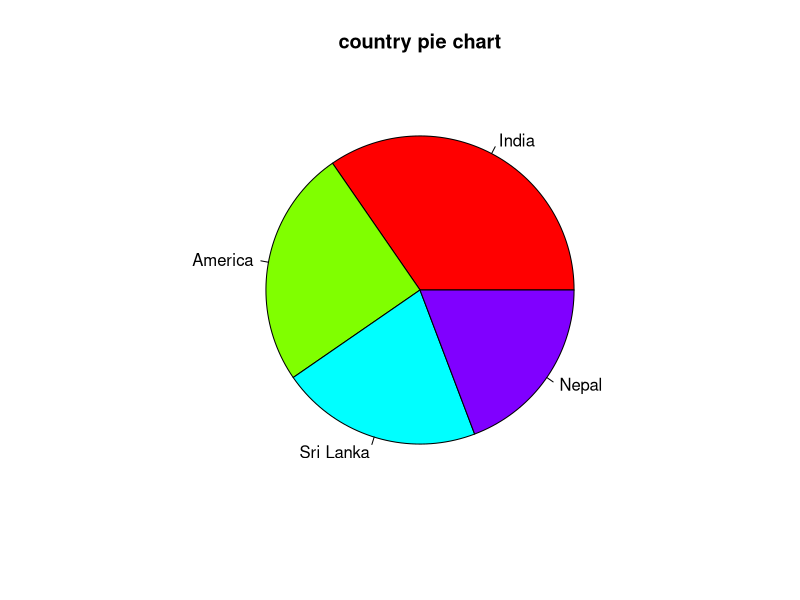
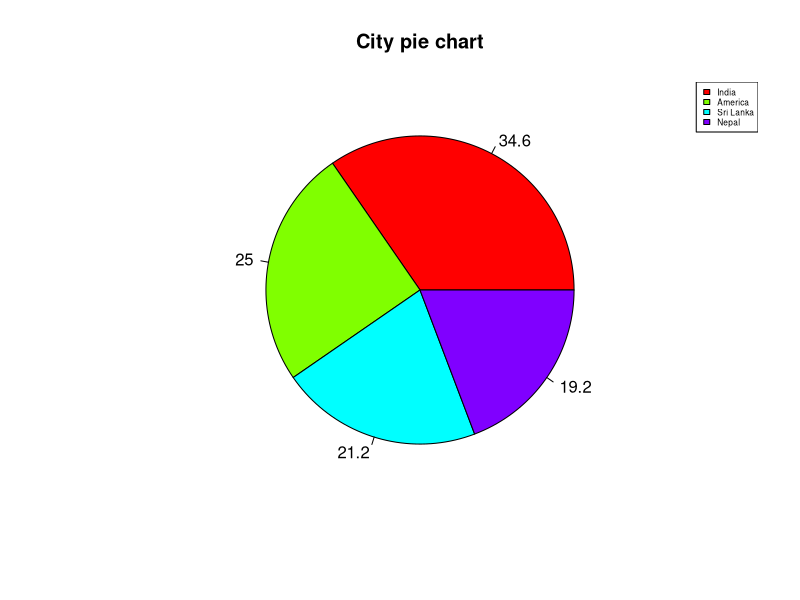

The R source for these figures, in order:
# Creating data for the graph.
x <- c(90, 65, 55, 50)
labels <- c("India", "America", "Sri Lanka", "Nepal")
piepercent<- round(100 * x / sum(x), 1)
pie(x, labels, main="country pie chart", col = rainbow(length(x)))
# Plotting the chart.
pie(x, labels = piepercent,
	main = "City pie chart", col = rainbow(length(x)))
legend("topright", c("India", "America", "Sri Lanka", "Nepal"),
					cex = 0.5, fill = rainbow(length(x)))
